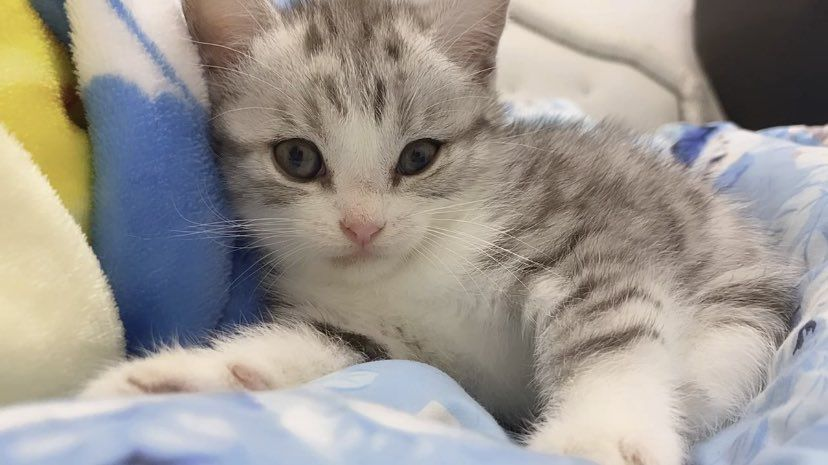
#> input picture test/mii2.jpeg, 828 x 465 px
$ python Lab1_2_1.py
#> lines starting #> are read from the running program, lines starting #| are printed output that depends on the picture
import cv2 as cv
import matplotlib.pyplot as plt

# อ่านรูปภาพ
img = cv.imread("mii2.jpeg")
#> img is the input picture: shape (465, 828, 3); mean B, G, R 144.8, 151.3, 156.9
img2 = cv.cvtColor(img, cv.COLOR_BGR2RGB)
RGB_img_xr = img2[:, :, 0]
RGB_img_xg = img2[:, :, 1]
RGB_img_xb = img2[:, :, 2]
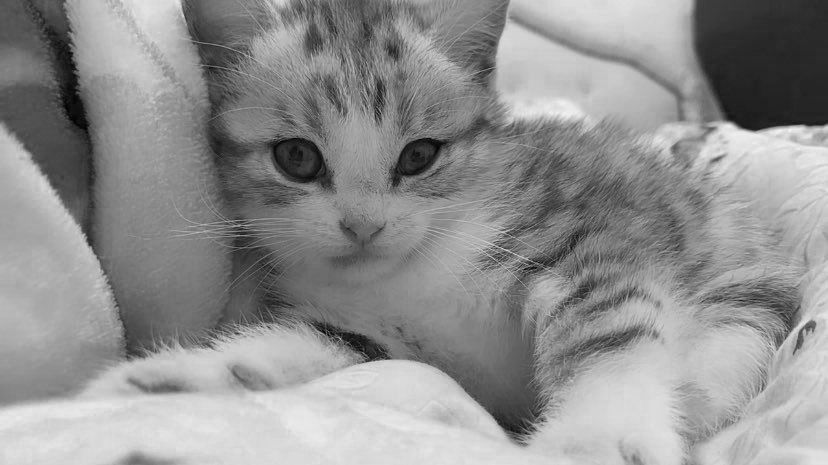
#> RGB_img_xb: shape (465, 828); min 0, max 243, mean 144.8

# แสดงรูปภาพและฮิสโตแกรมสี RGB
plt.subplot(4, 4, 1)
plt.imshow(img2)
plt.title('RGB')

plt.subplot(4, 4, 2)
plt.imshow(RGB_img_xr, cmap="gray")
plt.title('R')

plt.subplot(4, 4, 3)
plt.imshow(RGB_img_xg, cmap="gray")
plt.title('G')

plt.subplot(4, 4, 4)
plt.imshow(RGB_img_xb, cmap="gray")
plt.title('B')

# แปลงรูปภาพไปเป็น HSV และแสดงฮิสโตแกรมสี HSV
HSV_img = cv.cvtColor(img, cv.COLOR_BGR2HSV)
#> HSV_img: shape (465, 828, 3); mean H, S, V 44.8, 48.5, 165.6
HSV_img_xh = HSV_img[:, :, 0]
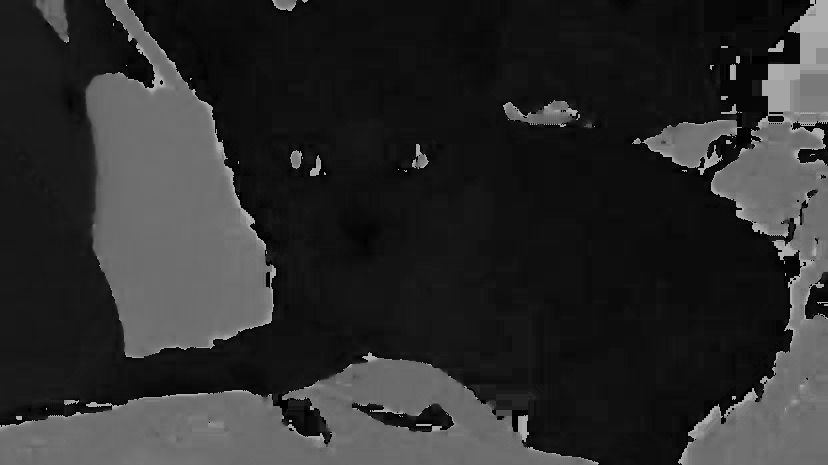
#> HSV_img_xh: shape (465, 828); min 0, max 179, mean 44.8
HSV_img_xs = HSV_img[:, :, 1]
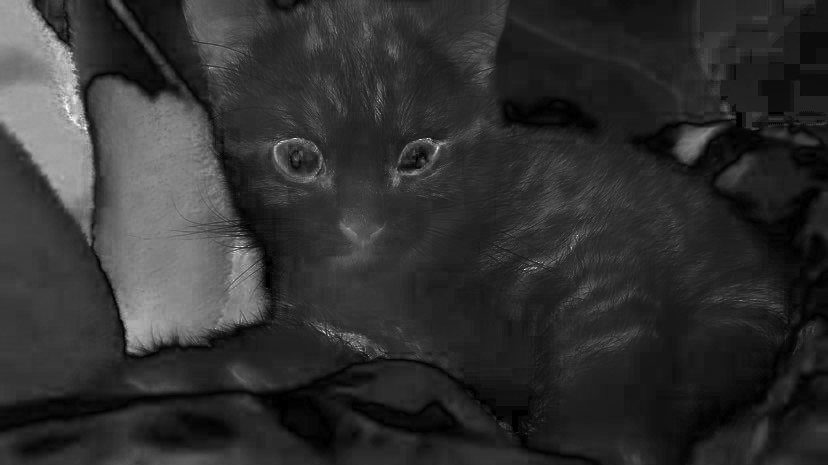
#> HSV_img_xs: shape (465, 828); min 0, max 255, mean 48.5
HSV_img_xv = HSV_img[:, :, 2]

plt.subplot(4, 4, 5)
plt.imshow(HSV_img)
plt.title('HSV')


plt.subplot(4, 4, 6)
plt.imshow(HSV_img_xh, cmap="gray")
plt.title('H')

plt.subplot(4, 4, 7)
plt.imshow(HSV_img_xs, cmap="gray")
plt.title('S')

plt.subplot(4, 4, 8)
plt.imshow(HSV_img_xv, cmap="gray")
plt.title('V')

# แปลงรูปภาพไปเป็น HLS และแสดงฮิสโตแกรมสี HLS
HLS_img = cv.cvtColor(img, cv.COLOR_BGR2HLS)
#> HLS_img: shape (465, 828, 3); mean of channels 0, 1, 2 44.8, 151, 50.1
HLS_img_xh = HLS_img[:, :, 0]
HLS_img_xl = HLS_img[:, :, 1]
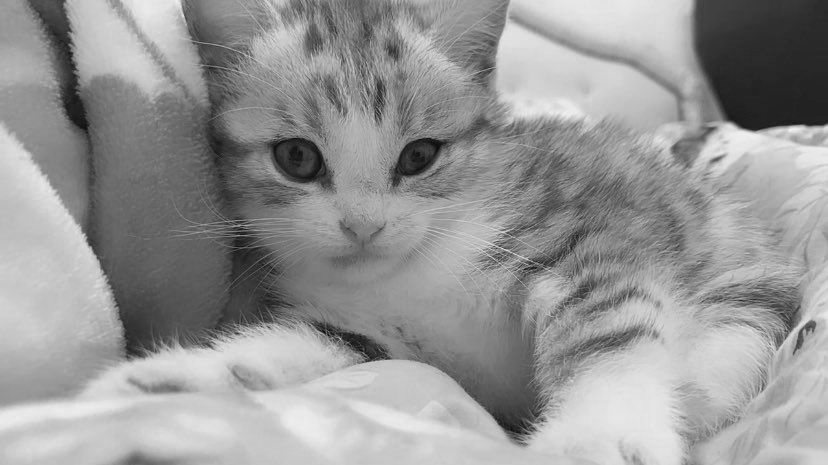
#> HLS_img_xl: shape (465, 828); min 8, max 244, mean 151
HLS_img_xs = HLS_img[:, :, 2]
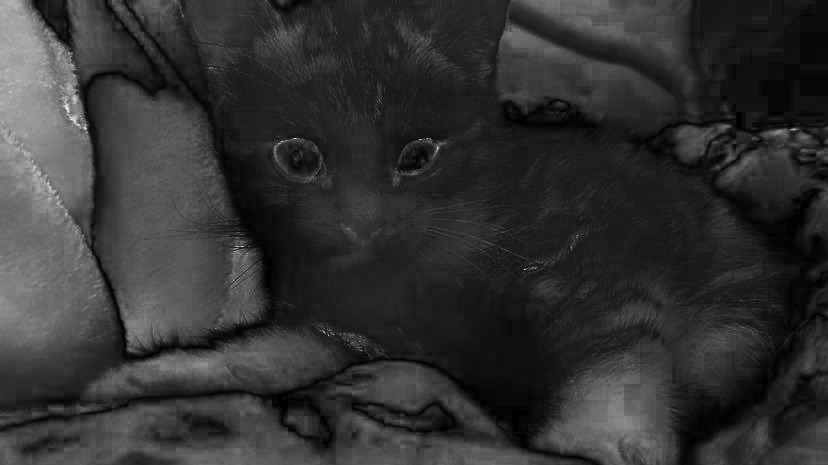
#> HLS_img_xs: shape (465, 828); min 0, max 255, mean 50.1

plt.subplot(4, 4, 9)
plt.imshow(HLS_img)
plt.title('HLS')

plt.subplot(4, 4, 10)
plt.imshow(HLS_img_xh, cmap="gray")
plt.title('H')

plt.subplot(4, 4, 11)
plt.imshow(HLS_img_xl, cmap="gray")
plt.title('L')

plt.subplot(4, 4, 12)
plt.imshow(HLS_img_xs, cmap="gray")
plt.title('S')

# แปลงรูปภาพไปเป็น YCrCb และแสดงฮิสโตแกรมสี YCrCb
YCrCb_img = cv.cvtColor(img, cv.COLOR_BGR2YCrCb)
#> YCrCb_img: shape (465, 828, 3); mean of channels 0, 1, 2 152.2, 131.3, 123.8
YCrCb_img_xY = YCrCb_img[:, :, 0]
YCrCb_img_xCr = YCrCb_img[:, :, 1]
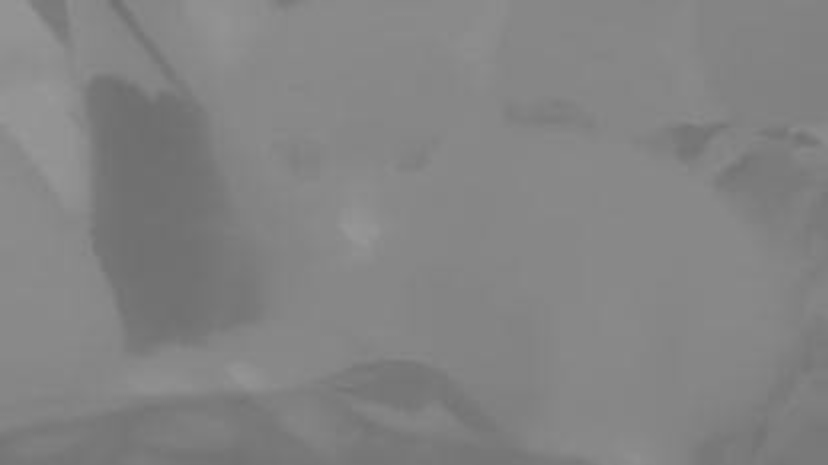
#> YCrCb_img_xCr: shape (465, 828); min 109, max 152, mean 131.3
YCrCb_img_xCb = YCrCb_img[:, :, 2]
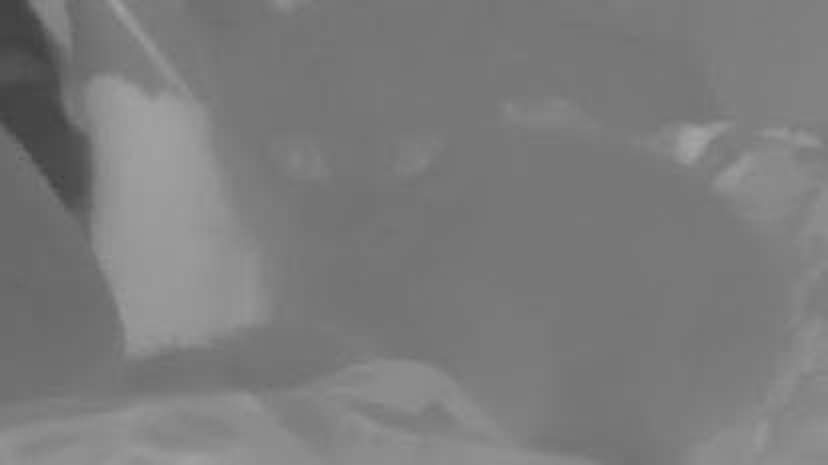
#> YCrCb_img_xCb: shape (465, 828); min 65, max 164, mean 123.8

plt.subplot(4, 4, 13)
plt.imshow(YCrCb_img)
plt.title('YCrCb')

plt.subplot(4, 4, 14)
plt.imshow(YCrCb_img_xY, cmap="gray")
plt.title('Y')

plt.subplot(4, 4, 15)
plt.imshow(YCrCb_img_xCr, cmap="gray")
plt.title('Cr')

plt.subplot(4, 4, 16)
plt.imshow(YCrCb_img_xCb, cmap="gray")
plt.title('Cb')

# ปรับระยะห่างให้กับ subplot
plt.subplots_adjust(wspace=0.6, hspace=1.2)

# แสดงกราฟทั้งหมด
plt.show()
